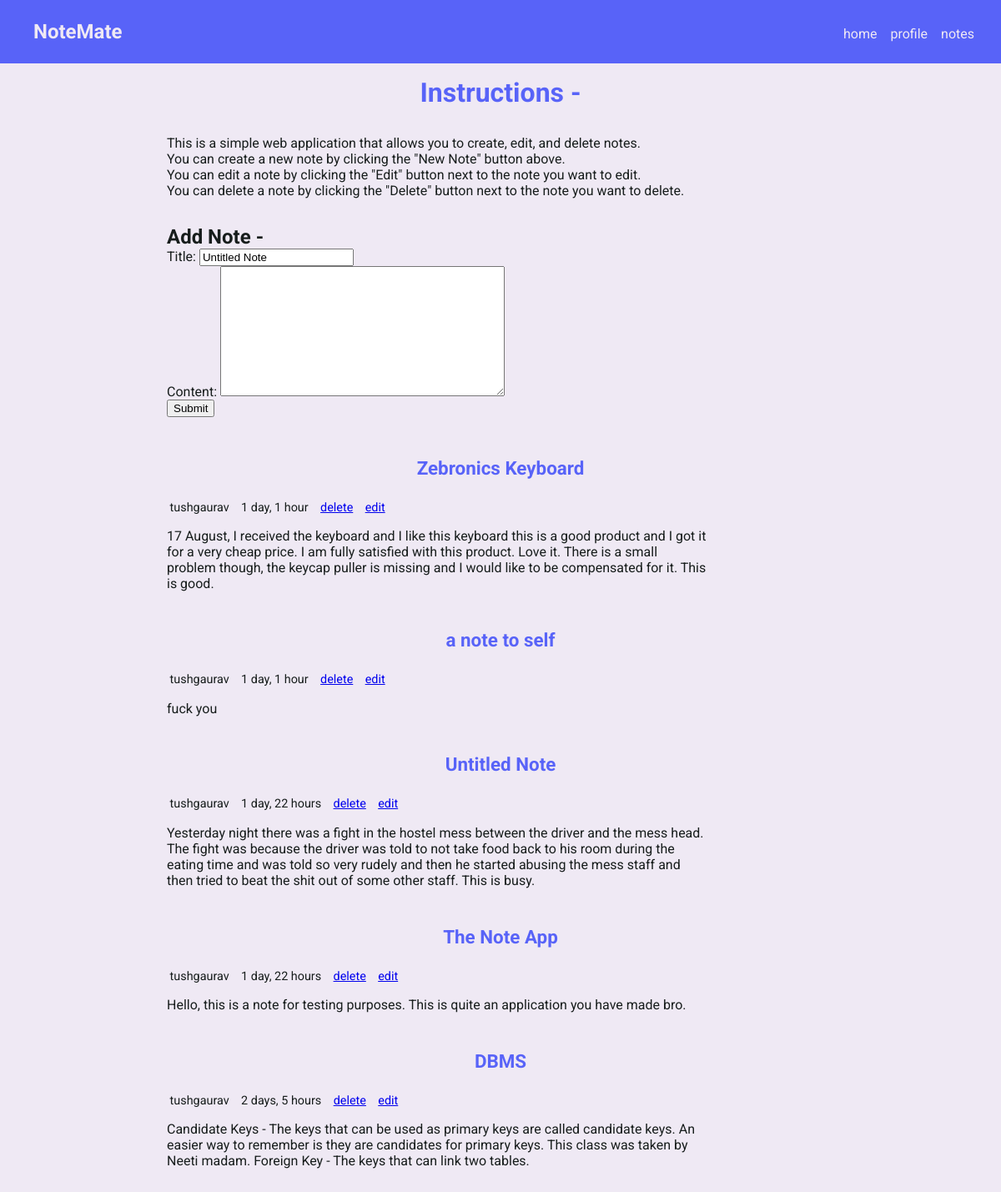
/add/, run on an earlier commit of the app's database.
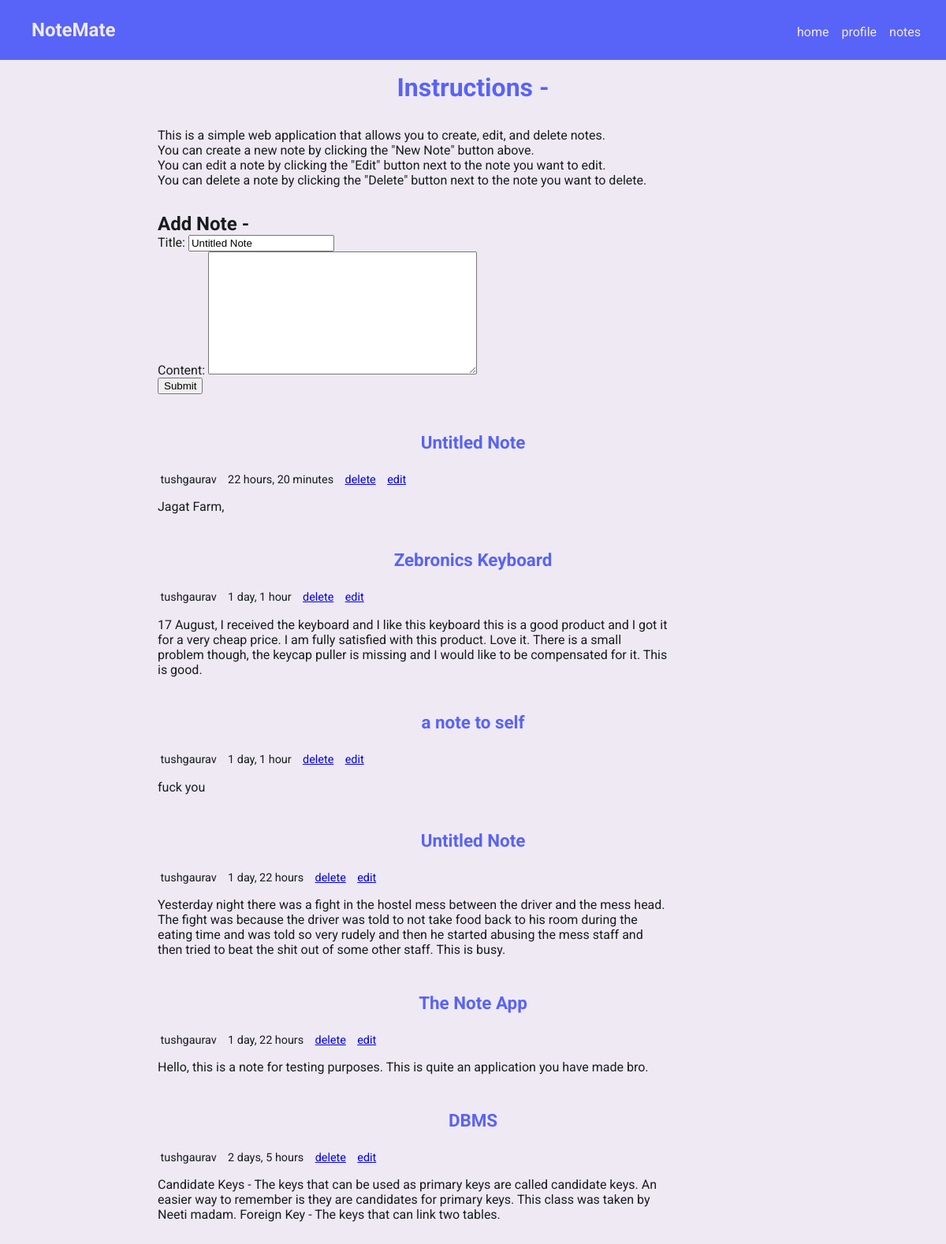
And on a later commit of the database.
### notes/models.py (models this page shows, shortened)
class Note(models.Model):
    user = models.ForeignKey(User, on_delete=models.CASCADE)
    title = models.CharField(max_length=255, default="Untitled Note")
    content = models.TextField()
    date_added = models.DateTimeField(auto_now_add=True)
    date_updated = models.DateTimeField(auto_now=True)
    class Meta:
        ordering = ['-date_updated', '-date_added']

### notes/views.py (the view, shortened to what this page needs)
# urls.py: path('add/', views.createNote, name='add_note'),
def createNote(request):
    notes = Note.objects.all()
    form = NoteForm()
    context = {
        'form': form,
        'notes': notes,
    }
    return render(request, 'notes/add_note.html', context)

### notes/forms.py
class NoteForm(ModelForm):
    class Meta:
        model = Note
        fields = '__all__'
        exclude = ['user']

### notes/templates/notes/add_note.html (shortened to what this page needs)
{% extends 'base_template.html' %}
{% block content %}
{% include 'navbar.html' %}
<div class="container">
    <div class="row">
        <h1>Instructions - </h1>
        <p>
                This is a simple web application that allows you to create, edit, and delete notes.
            </p>
            <p>
                You can create a new note by clicking the "New Note" button above.
            </p>
            <p>
                You can edit a note by clicking the "Edit" button next to the note you want to edit.
            </p>
            <p>
                You can delete a note by clicking the "Delete" button next to the note you want to delete.
            </p>
    </div>
    <div class="row">
    <h2>Add Note -</h2>
    <form method="POST" action="">
        {{ form.as_p }}
        <input type="submit" value="Submit">
    </form></div>
    <div class="row">
        <div class="notes">
            {% for note in notes %}
            <div class="note">
                <h1>{{ note.title }}</h1>
                <div class="note_info">
                    <p>{{ note.user }}</p>
                    <p>{{ note.date_updated | timesince }}</p>
                <p><a href="{% url 'delete' note.id %}">delete</a></p>
                <p><a href="{% url 'edit' note.id %}">edit</a></p>
                </div>
                <p class="content">{{ note.content }}</p>
            </div>
            {% endfor %}
        </div>
    </div>
</div>
{% endblock %}

What changed in the data, as far as the page shows it:
added Note: title "Untitled Note", user "tushgaurav", date_updated "22 hours, 20 minutes", content "Jagat Farm,"
